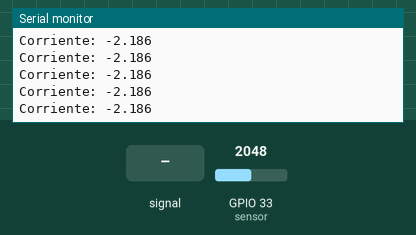
This sketch was run on a simulated ESP32. On the bench: the last lines printed to the serial monitor. The test bench sets the inputs (shaded band); at power-on: GPIO 33 (sensor) = 2048.

Above: at 1.2 s.
1.3 s: GPIO 33 (sensor) fed a 200 Hz sine of ±327 counts around its level
At 1.49 s:
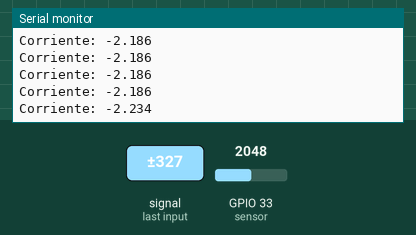
2.8 s: GPIO 33 (sensor) set to 2866
At 2.83 s:
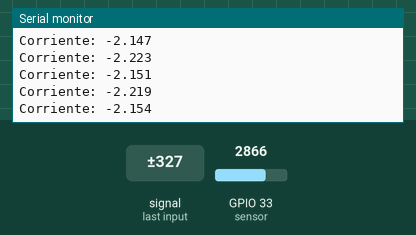
4.3 s: GPIO 33 (sensor) set to 3603
At 4.3 s:
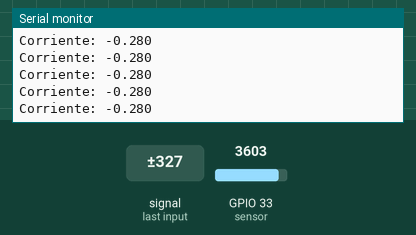
Timing chart, 0 to 7.3 s (numbered marks = the images above; inputs shaded):
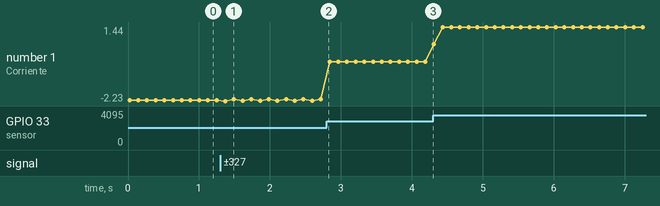

Measured:
- after the input at 1.3 s, the serial monitor: prints a new line after 0.07 s (image 1)
- plotted number 1: -2.19 → -2.15 after the input at 1.3 s, -2.15 → -0.28 after the input at 2.8 s, -0.28 → 1.44 after the input at 4.3 s

The sketch:

multimetro_para_corriente_dc.ino
```cpp
float Sensibilidad=0.524; //sensibilidad en Voltios/Amperio para sensor de 5A

void setup() {

  Serial.begin(115200);
}

void loop() {

  float I=get_corriente(200);//obtenemos la corriente promedio de 500 muestras
  Serial.print("Corriente: ");
  Serial.println(I,3);
  delay(100);
}

float get_corriente(int n_muestras)
{
  float voltajeSensor;
  float corriente=0;
  for(int i=0;i<n_muestras;i++)
  {
    voltajeSensor = analogRead(33) * (5.0 / 4095.0);////lectura del sensor
    corriente=corriente+(voltajeSensor-3.646)/Sensibilidad; //Ecuación  para obtener la corriente
  }
  corriente=corriente/n_muestras;
  return(corriente);
}
```
